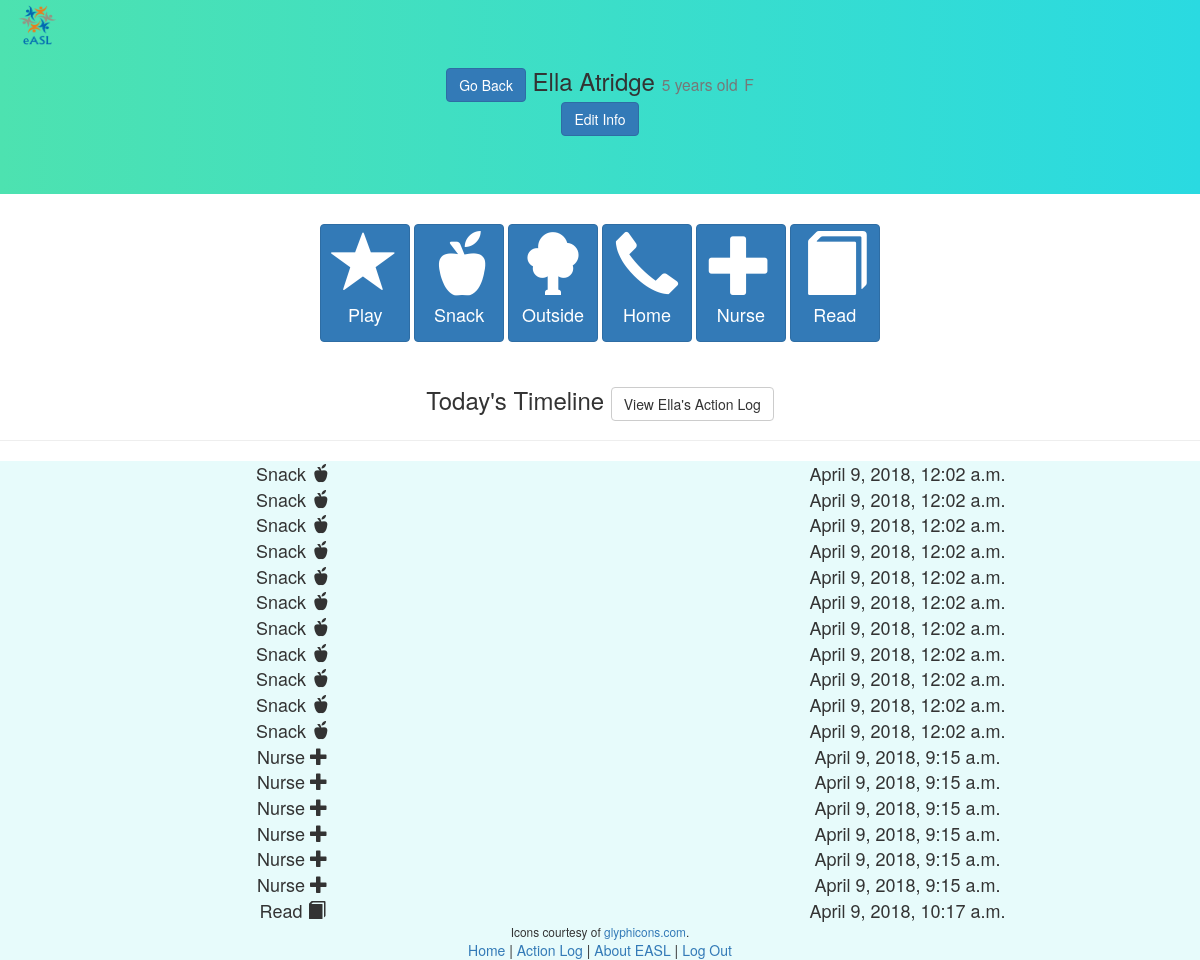
Screenshot of /student/11/ (signed in) with the database file from the repository.
### webApp/models.py (models this page shows, shortened)
class Student(models.Model):
    first_name = models.CharField(max_length=50)
    last_name = models.CharField(max_length=50)
    date_of_birth = models.DateField()
    gender = models.CharField(max_length=10, choices=[('M', 'Male'), ('F', 'Female')])
    parent = models.ForeignKey(User, null=True, blank=True, on_delete=models.CASCADE)
    def age(self):
        today = date.today()
        try:
            birthday = self.date_of_birth.replace(year=today.year)
        except ValueError:
            birthday = self.date_of_birth.replace(year=today.year)
        if birthday > today:
            return today.year - self.date_of_birth.year - 1
        else:
            return today.year - self.date_of_birth.year
    class Meta:
        unique_together = [("first_name", "last_name", "date_of_birth")]
        ordering = ['last_name']

class Action(models.Model):
    ACTION_CHOICES = [('S', 'Snack'), ('P', 'Play'), ('O', 'Outside'), ('B', 'Bathroom'), ('C', 'CallHome'), ('N', 'Nurse'), ('R', 'Read')]
    time = models.DateTimeField()
    action = models.CharField(max_length=1, choices=ACTION_CHOICES)
    student = models.ForeignKey('Student', on_delete=models.CASCADE)
    class Meta:
        ordering = ['-time']

### webApp/views.py (the view)
# urls.py: url(r'^student/(\d+)/', views.student_detail, name='student_detail'),
def student_detail(request, id):
    if request.user.is_authenticated:
        try:
            student = Student.objects.get(id=id)
        except Student.DoesNotExist:
            raise Http404('Student not found')
        if request.user.is_staff or student.parent == request.user:
            today_min = datetime.datetime.combine(datetime.date.today(), datetime.time.min)
            today_max = datetime.datetime.combine(datetime.date.today(), datetime.time.max)
            actions = Action.objects.filter(student=student, time__range=(today_min, today_max))
            return render(request, 'student_detail.html', {'student': student, 'actions': actions})
        else:
            return redirect('/unauth')
    else:
        return redirect('/accounts/login')

### webApp/templates/student_detail.html (shortened to what this page needs)
{% extends "base.html" %}
{% load bootstrap3 %}
{% load static %}
{% block content %}
<img class ='logo' src='/static/images/eASL_logo.png' height="50" width="75">
<div class="jumbotron text-center">
  <h3>
    <a class="btn btn-primary" href="{% url 'home' %}";>Go Back</a>
    {{ student.first_name|capfirst }} {{ student.last_name|capfirst }}
    <small>{{ student.age }} years old</small>
    <small>{{ student.gender }}</small>
    {% if request.user.is_staff %}
      <br>
      <a class="btn btn-primary" href="{% url 'edit_page' student.id %}">
        Edit Info
      </a>
    {% endif %}
  </h3>
</div>
{% if request.user.is_staff %}
<div class="text-center">
    {% buttons %}
      <a class="btn btn-primary" style="margin-bottom:5px;" href="{% url 'save_action' student.id 'P' %}";>
        <span class="glyphicon glyphicon-star" style="font-size: 64px"></span><br>
        <h4>Play</h4>
      </a>
      <a class="btn btn-primary" style="margin-bottom:5px;" href="{% url 'save_action' student.id 'S' %}";>
        <span class="glyphicon glyphicon-apple" style="font-size: 64px"></span><br>
        <h4>Snack</h4>
      </a>
      <a class="btn btn-primary" style="margin-bottom:5px;" href="{% url 'save_action' student.id 'O' %}";>
        <span class="glyphicon glyphicon-tree-deciduous" style="font-size: 64px;"></span><br>
        <h4>Outside</h4>
      </a>
      <a class="btn btn-primary" style="margin-bottom:5px;" href="{% url 'save_action' student.id 'C' %}";>
        <span class="glyphicon glyphicon-earphone" style="font-size: 64px"></span><br>
        <h4>Home</h4>
      </a>
      <a class="btn btn-primary" style="margin-bottom:5px;" href="{% url 'save_action' student.id 'N' %}";>
        <span class="glyphicon glyphicon-plus" style="font-size: 64px"></span><br>
        <h4>Nurse</h4>
      </a>
      <a class="btn btn-primary" style="margin-bottom:5px;" href="{% url 'save_action' student.id 'R' %}";>
        <span class="glyphicon glyphicon-book" style="font-size: 64px"></span><br>
        <h4>Read</h4>
      </a>
    {% endbuttons %}
  </div>
{% endif %}
<div class="page-header">
  <h3 class="text-center"> Today's Timeline
    <a class="btn btn-default" href="{% url 'student_action_log' student.id %}";>
      View {{ student.first_name|capfirst }}'s Action Log
    </a>
  </h3>
</div>
{% for action in actions.reverse %}
  <div class="text-center" id=timeline>
    <div class="row">
      <div class="col-md-6" style="font-size: 18px">
          {% if action.action == 'P' %}
            {{action.get_action_display}}
            <span class="glyphicon glyphicon-star"></span><br>
          {% elif action.action == 'S' %}
            {{action.get_action_display}}
            <span class="glyphicon glyphicon-apple"></span><br>
          {% elif action.action == 'O' %}
            {{action.get_action_display}}
            <span class="glyphicon glyphicon-tree-deciduous"></span><br>
          {% elif action.action == 'B' %}
            {{action.get_action_display}}
          {% elif action.action == 'C' %}
            {{action.get_action_display}}
            <span class="glyphicon glyphicon-earphone"></span><br>
          {% elif action.action == 'N' %}
            {{action.get_action_display}}
            <span class="glyphicon glyphicon-plus"></span><br>
          {% elif action.action == 'R' %}
            {{action.get_action_display}}
            <span class="glyphicon glyphicon-book"></span><br>
          {% endif %}
      </div>
      <div class="col-md-6" style="font-size: 18px">
          {{ action.time }}
      </div>
    </div>
  </div>
{% endfor %}
<div class="text-center" id=timeline>
  <small>Icons courtesy of <a href="https://glyphicons.com/">glyphicons.com</a>.</small>
</div>
{% endblock %}

### webApp/templates/student_detail.html (style rules this page uses)
#timeline { background: #E7FBFB; }
.jumbotron { background: linear-gradient(to right, #4DE2B0, #2ADAE1); }
.logo { position: absolute; float:left; }

### rows the page displays
Student: first_name "Ella", last_name "Atridge", age "5", gender "F"
Action: action "Snack", time "April 9, 2018, 12:02 a.m."
Action: action "Snack", time "April 9, 2018, 12:02 a.m."
Action: action "Snack", time "April 9, 2018, 12:02 a.m."
Action: action "Snack", time "April 9, 2018, 12:02 a.m."
Action: action "Snack", time "April 9, 2018, 12:02 a.m."
Action: action "Snack", time "April 9, 2018, 12:02 a.m."
Action: action "Snack", time "April 9, 2018, 12:02 a.m."
Action: action "Snack", time "April 9, 2018, 12:02 a.m."
Action: action "Snack", time "April 9, 2018, 12:02 a.m."
Action: action "Snack", time "April 9, 2018, 12:02 a.m."
Action: action "Snack", time "April 9, 2018, 12:02 a.m."
Action: action "Nurse", time "April 9, 2018, 9:15 a.m."
Action: action "Nurse", time "April 9, 2018, 9:15 a.m."
Action: action "Nurse", time "April 9, 2018, 9:15 a.m."
Action: action "Nurse", time "April 9, 2018, 9:15 a.m."
Action: action "Nurse", time "April 9, 2018, 9:15 a.m."
Action: action "Nurse", time "April 9, 2018, 9:15 a.m."
Action: action "Read", time "April 9, 2018, 10:17 a.m."
